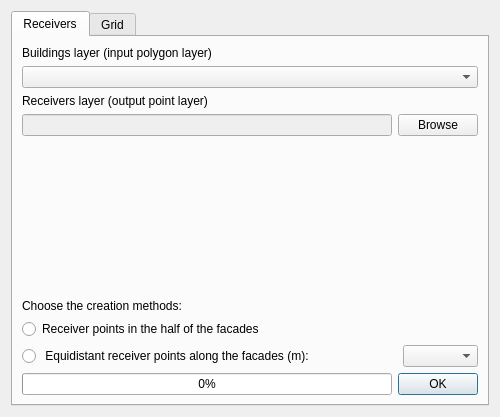
<?xml version="1.0" encoding="UTF-8"?>
<ui version="4.0">
 <class>CreateReceiverPoints_window</class>
 <widget class="QDialog" name="CreateReceiverPoints_window">
  <property name="enabled">
   <bool>true</bool>
  </property>
  <property name="geometry">
   <rect>
    <x>0</x>
    <y>0</y>
    <width>500</width>
    <height>417</height>
   </rect>
  </property>
  <property name="sizePolicy">
   <sizepolicy hsizetype="Expanding" vsizetype="Expanding">
    <horstretch>0</horstretch>
    <verstretch>0</verstretch>
   </sizepolicy>
  </property>
  <property name="minimumSize">
   <size>
    <width>500</width>
    <height>200</height>
   </size>
  </property>
  <property name="maximumSize">
   <size>
    <width>500</width>
    <height>500</height>
   </size>
  </property>
  <property name="sizeIncrement">
   <size>
    <width>0</width>
    <height>0</height>
   </size>
  </property>
  <property name="windowTitle">
   <string>opeNoise - Create receiver or grid points</string>
  </property>
  <property name="locale">
   <locale language="Italian" country="Italy"/>
  </property>
  <property name="modal">
   <bool>false</bool>
  </property>
  <layout class="QVBoxLayout" name="verticalLayout">
   <item>
    <widget class="QTabWidget" name="tabWidget">
     <property name="sizePolicy">
      <sizepolicy hsizetype="Expanding" vsizetype="Expanding">
       <horstretch>0</horstretch>
       <verstretch>0</verstretch>
      </sizepolicy>
     </property>
     <property name="whatsThis">
      <string/>
     </property>
     <property name="currentIndex">
      <number>0</number>
     </property>
     <widget class="QWidget" name="tab">
      <attribute name="title">
       <string>Receivers</string>
      </attribute>
      <layout class="QVBoxLayout" name="verticalLayout_2">
       <item>
        <layout class="QVBoxLayout" name="buildings_layer_verticalLayout">
         <property name="sizeConstraint">
          <enum>QLayout::SetNoConstraint</enum>
         </property>
         <item>
          <widget class="QLabel" name="buildings_layer_label">
           <property name="sizePolicy">
            <sizepolicy hsizetype="Fixed" vsizetype="Fixed">
             <horstretch>0</horstretch>
             <verstretch>0</verstretch>
            </sizepolicy>
           </property>
           <property name="text">
            <string>Buildings layer (input polygon layer)</string>
           </property>
          </widget>
         </item>
         <item>
          <widget class="QgsMapLayerComboBox" name="buildings_layer_comboBox"/>
         </item>
        </layout>
       </item>
       <item>
        <layout class="QVBoxLayout" name="receivers_layer_verticalLayout">
         <property name="sizeConstraint">
          <enum>QLayout::SetMaximumSize</enum>
         </property>
         <item>
          <widget class="QLabel" name="receivers_layer_label">
           <property name="sizePolicy">
            <sizepolicy hsizetype="Fixed" vsizetype="Fixed">
             <horstretch>0</horstretch>
             <verstretch>0</verstretch>
            </sizepolicy>
           </property>
           <property name="toolTip">
            <string>Receiver at 4 m above the ground</string>
           </property>
           <property name="text">
            <string>Receivers layer (output point layer)</string>
           </property>
          </widget>
         </item>
         <item>
          <layout class="QHBoxLayout" name="receiver_layer_horizontalLayout">
           <property name="sizeConstraint">
            <enum>QLayout::SetFixedSize</enum>
           </property>
           <item>
            <widget class="QLineEdit" name="receiver_layer_lineEdit">
             <property name="enabled">
              <bool>false</bool>
             </property>
             <property name="sizePolicy">
              <sizepolicy hsizetype="Expanding" vsizetype="Maximum">
               <horstretch>0</horstretch>
               <verstretch>0</verstretch>
              </sizepolicy>
             </property>
            </widget>
           </item>
           <item>
            <widget class="QPushButton" name="receiver_layer_pushButton">
             <property name="sizePolicy">
              <sizepolicy hsizetype="Fixed" vsizetype="Fixed">
               <horstretch>0</horstretch>
               <verstretch>0</verstretch>
              </sizepolicy>
             </property>
             <property name="text">
              <string>Browse</string>
             </property>
            </widget>
           </item>
          </layout>
         </item>
        </layout>
       </item>
       <item>
        <spacer name="verticalSpacer">
         <property name="orientation">
          <enum>Qt::Vertical</enum>
         </property>
         <property name="sizeHint" stdset="0">
          <size>
           <width>20</width>
           <height>40</height>
          </size>
         </property>
        </spacer>
       </item>
       <item>
        <widget class="QLabel" name="label">
         <property name="text">
          <string>Choose the creation methods:</string>
         </property>
        </widget>
       </item>
       <item>
        <layout class="QGridLayout" name="gridLayout">
         <item row="0" column="0">
          <widget class="QRadioButton" name="middle_pts_radioButton">
           <property name="text">
            <string>Receiver points in the half of the facades</string>
           </property>
          </widget>
         </item>
         <item row="1" column="0">
          <widget class="QRadioButton" name="spaced_pts_radioButton">
           <property name="text">
            <string> Equidistant receiver points along the facades (m):</string>
           </property>
          </widget>
         </item>
         <item row="1" column="1">
          <widget class="QComboBox" name="spaced_pts_comboBox">
           <property name="minimumSize">
            <size>
             <width>75</width>
             <height>0</height>
            </size>
           </property>
           <property name="maximumSize">
            <size>
             <width>75</width>
             <height>16777215</height>
            </size>
           </property>
          </widget>
         </item>
        </layout>
       </item>
       <item>
        <layout class="QHBoxLayout" name="horizontalLayout">
         <item>
          <widget class="QProgressBar" name="progressBar">
           <property name="value">
            <number>0</number>
           </property>
          </widget>
         </item>
         <item>
          <widget class="QDialogButtonBox" name="buttonBox">
           <property name="sizePolicy">
            <sizepolicy hsizetype="Fixed" vsizetype="Fixed">
             <horstretch>0</horstretch>
             <verstretch>0</verstretch>
            </sizepolicy>
           </property>
           <property name="orientation">
            <enum>Qt::Horizontal</enum>
           </property>
           <property name="standardButtons">
            <set>QDialogButtonBox::Ok</set>
           </property>
          </widget>
         </item>
        </layout>
       </item>
      </layout>
     </widget>
     <widget class="QWidget" name="tab_2">
      <attribute name="title">
       <string>Grid</string>
      </attribute>
      <layout class="QVBoxLayout" name="verticalLayout_3">
       <item>
        <layout class="QHBoxLayout" name="horizontalLayout_3">
         <item>
          <widget class="QLabel" name="label_2">
           <property name="toolTip">
            <string>Receiver spacing (m) at 4 m above the ground</string>
           </property>
           <property name="whatsThis">
            <string/>
           </property>
           <property name="text">
            <string>Receiver spacing (m)</string>
           </property>
          </widget>
         </item>
         <item>
          <widget class="QComboBox" name="resolution_comboBox"/>
         </item>
        </layout>
       </item>
       <item>
        <layout class="QHBoxLayout" name="horizontalLayout_5">
         <item>
          <widget class="QLabel" name="label_3">
           <property name="text">
            <string>Building Mask layer (polygon)</string>
           </property>
          </widget>
         </item>
         <item>
          <widget class="QgsMapLayerComboBox" name="BuildingMaskLayerCombo"/>
         </item>
        </layout>
       </item>
       <item>
        <widget class="QgsExtentGroupBox" name="ExtentGrid">
         <property name="sizePolicy">
          <sizepolicy hsizetype="Expanding" vsizetype="Minimum">
           <horstretch>0</horstretch>
           <verstretch>0</verstretch>
          </sizepolicy>
         </property>
         <property name="minimumSize">
          <size>
           <width>0</width>
           <height>50</height>
          </size>
         </property>
         <property name="title">
          <string>Extent layer</string>
         </property>
        </widget>
       </item>
       <item>
        <layout class="QHBoxLayout" name="horizontalLayout_4">
         <item>
          <widget class="QLabel" name="label_6">
           <property name="text">
            <string>Grid layer (output point layer)</string>
           </property>
          </widget>
         </item>
         <item>
          <widget class="QLineEdit" name="gridpoint_lineEdit"/>
         </item>
         <item>
          <widget class="QPushButton" name="gridSave_pushButton">
           <property name="text">
            <string>Browse</string>
           </property>
          </widget>
         </item>
        </layout>
       </item>
       <item>
        <layout class="QHBoxLayout" name="horizontalLayout_2">
         <item>
          <widget class="QProgressBar" name="progressBarGridReceiver">
           <property name="value">
            <number>0</number>
           </property>
          </widget>
         </item>
         <item>
          <widget class="QPushButton" name="runGrid_pushButton">
           <property name="text">
            <string>OK</string>
           </property>
          </widget>
         </item>
        </layout>
       </item>
      </layout>
     </widget>
    </widget>
   </item>
  </layout>
 </widget>
 <customwidgets>
  <customwidget>
   <class>QgsCollapsibleGroupBox</class>
   <extends>QGroupBox</extends>
   <header>qgscollapsiblegroupbox.h</header>
   <container>1</container>
  </customwidget>
  <customwidget>
   <class>QgsExtentGroupBox</class>
   <extends>QgsCollapsibleGroupBox</extends>
   <header>qgsextentgroupbox.h</header>
   <container>1</container>
  </customwidget>
  <customwidget>
   <class>QgsMapLayerComboBox</class>
   <extends>QComboBox</extends>
   <header>qgsmaplayercombobox.h</header>
  </customwidget>
 </customwidgets>
 <resources/>
 <connections>
  <connection>
   <sender>buttonBox</sender>
   <signal>accepted()</signal>
   <receiver>CreateReceiverPoints_window</receiver>
   <slot>accept()</slot>
   <hints>
    <hint type="sourcelabel">
     <x>248</x>
     <y>254</y>
    </hint>
    <hint type="destinationlabel">
     <x>157</x>
     <y>274</y>
    </hint>
   </hints>
  </connection>
  <connection>
   <sender>buttonBox</sender>
   <signal>rejected()</signal>
   <receiver>CreateReceiverPoints_window</receiver>
   <slot>reject()</slot>
   <hints>
    <hint type="sourcelabel">
     <x>316</x>
     <y>260</y>
    </hint>
    <hint type="destinationlabel">
     <x>286</x>
     <y>274</y>
    </hint>
   </hints>
  </connection>
 </connections>
</ui>
